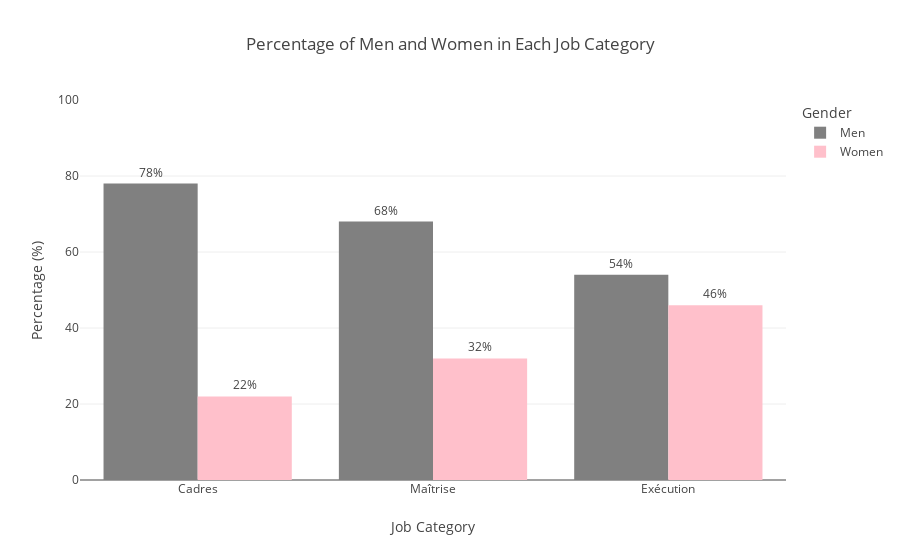

Notebook code cell kept with this figure:
### Code cell
fig1.update_traces(texttemplate='%{text:.0f}%', textposition='outside')
fig1.update_layout(
    yaxis=dict(title='Percentage (%)', range=[0, 100]),
    xaxis=dict(title='Job Category'),
    legend_title_text='Gender'
)

### Figure 1 — Plotly figure (JSON) as saved in the notebook; plotly's stock layout.template omitted (floating-point values rounded to 4 significant figures)
{"data": [{"alignmentgroup": "True", "hovertemplate": "Gender=Men<br>Job Category=%{x}<br>Percentage (%)=%{text}<extra></extra>", "legendgroup": "Men", "marker": {"color": "gray", "pattern": {"shape": ""}}, "name": "Men", "offsetgroup": "Men", "orientation": "v", "showlegend": true, "text": [78, 68, 54], "textposition": "outside", "texttemplate": "%{text:.0f}%", "type": "bar", "x": ["Cadres", "Maîtrise", "Exécution"], "xaxis": "x", "y": [78, 68, 54], "yaxis": "y"}, {"alignmentgroup": "True", "hovertemplate": "Gender=Women<br>Job Category=%{x}<br>Percentage (%)=%{text}<extra></extra>", "legendgroup": "Women", "marker": {"color": "pink", "pattern": {"shape": ""}}, "name": "Women", "offsetgroup": "Women", "orientation": "v", "showlegend": true, "text": [22, 32, 46], "textposition": "outside", "texttemplate": "%{text:.0f}%", "type": "bar", "x": ["Cadres", "Maîtrise", "Exécution"], "xaxis": "x", "y": [22, 32, 46], "yaxis": "y"}], "layout": {"barmode": "group", "legend": {"title": {"text": "Gender"}, "tracegroupgap": 0}, "title": {"text": "Percentage of Men and Women in Each Job Category"}, "xaxis": {"anchor": "y", "domain": [0, 1], "title": {"text": "Job Category"}}, "yaxis": {"anchor": "x", "domain": [0, 1], "range": [0, 100], "title": {"text": "Percentage (%)"}}}}
